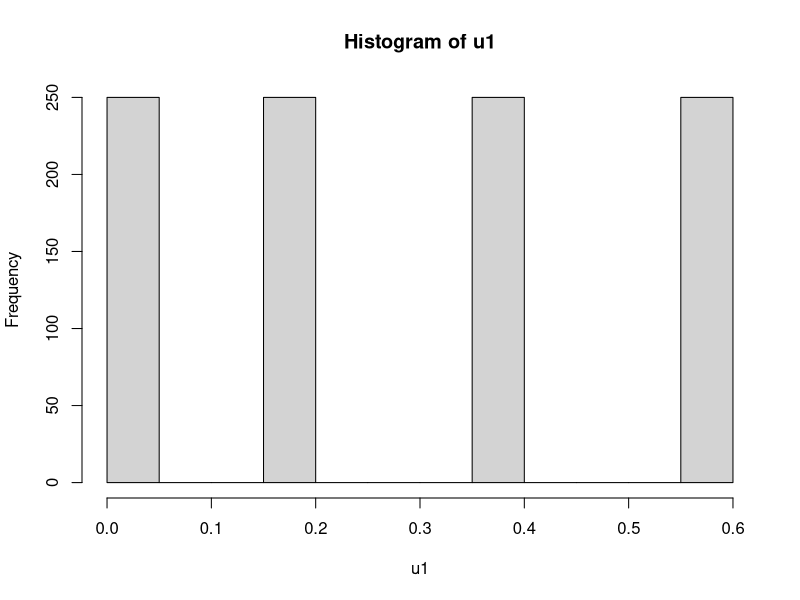
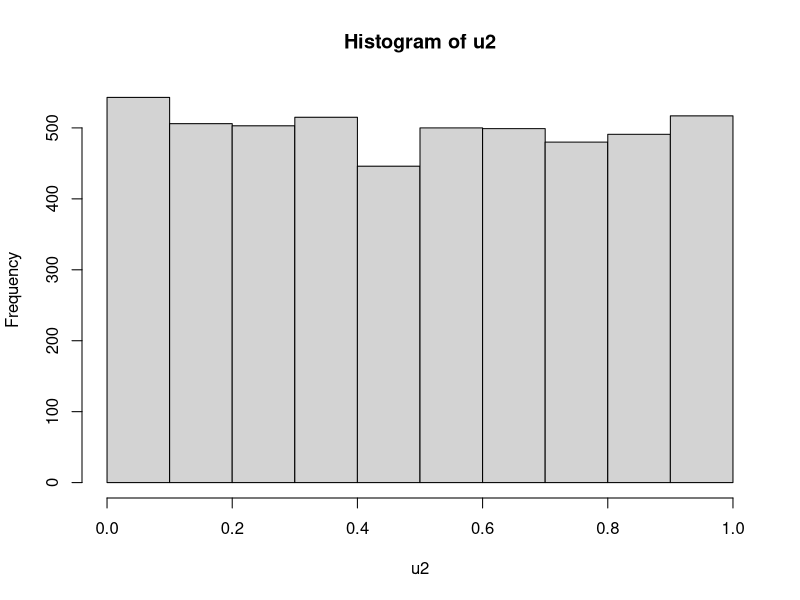
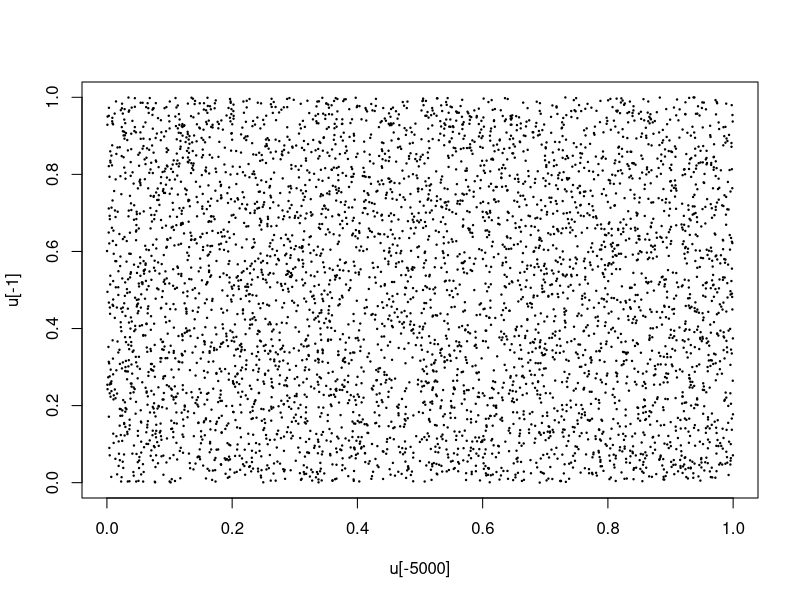
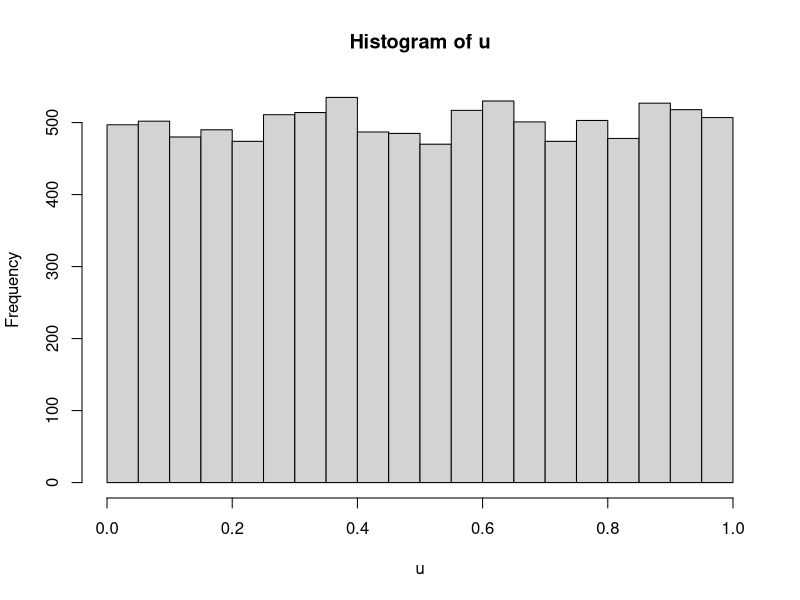
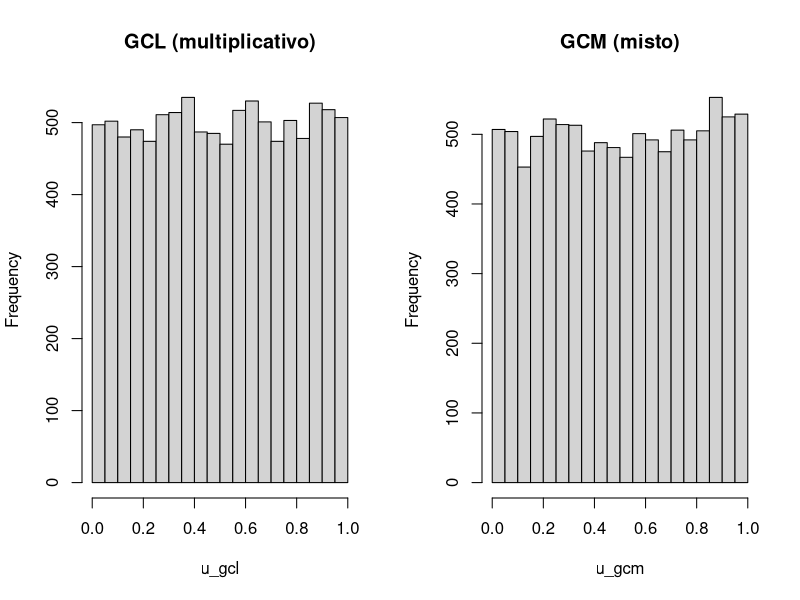

Recreate these plots in R, in order.
# Aula 2 - Geradores Congruenciais

# Setup ----

## Funções da aula

### x[n+1] = (a*x[n]) mod m
gcmulti = function(n, a, m, seed){
  x = numeric(n+1)
  x[1] = seed
  for(i in 2:(n+1))
    x[i] = (a*x[i-1]) %% m
  u = x/m
  u = u[-1]     # tira o x0, ficamos só com x1, x2, ..., xn
  u
}
 
# x[n+1] = (a*x[n]+c) mod m
gcmisto = function(n, a, c, m, seed){
  x = numeric(n+1)
  x[1] = seed
  for(i in 2:(n+1))
    x[i] = (a*x[i-1]+c) %% m
  u = x/m
  u = u[-1]
  u
}

# Exercício 1 ----

## 1) ----

u = gcmisto(40,7,5,32,1)
u
# > u
# [1] 0.37500 0.78125 0.62500 0.53125 0.87500 0.28125 0.12500 0.03125 0.37500 0.78125
# [11] 0.62500 0.53125 0.87500 0.28125 0.12500 0.03125 0.37500 0.78125 0.62500 0.53125
# O pérido é 16: a cada 16 números a seguência torna a se repitir

## 2) ----

u1 = gcmisto(1000,2,3,15,123)
u2 = gcmisto(5000,1103515245,12345,2^31,123)

hist(u1)
hist(u2)

# o u1 fica com barras esparssas 
# enquato que u2 fica mais proximo a uma U(0,1)

## 3) ----

u = gcmisto(5000,1103515245,12345,2^31,123)
mean(u)

# > mean(u)
# [1] 0.4951754
# a media da pratica fica bem proxima da media da teorica,
# Sinal de um pro gerador

## 4) ----

u = gcmisto(5000,1103515245,12345,2^31,123)
plot(u[-5000],u[-1],
     pch=19,
     cex=.2)
cor(u[-1],u[-length(u)])

# [1] -0.01912896
# Os pontos preenchem bem o quadrante de fomra aleatoria, sinal de independência
# Correlação proxíma do 0, sinal de independência

## 5) ----

?RNGkind
RNGkind()

# O padrão do R desde a versão 1.7.0 é o gerador "Mersenne-Twister",
# criado por Matsumoto e Nishimura (1998). Ele tem um período
# astronomicamente maior (2^19937 - 1) e propriedades estatísticas
# muito melhores do que um gerador congruencial simples

# Exercício 2 ----

## 1) ----

# O gerador de Park-Miller é um Gerador Congruencial MULTIPLICATIVO
# com a = 7^5 = 16807 e m = 2^31 - 1

parkmiller = function(n,seed){
  gcmulti(n,7^5,2^31-1,seed)
}

u = parkmiller(10000,12345)
hist(u)

## 2) ----

u_gcl = gcmulti(10000,16807,2^31-1,12345)
u_gcm = gcmisto(10000,16807,2,2^31-1,12345)

par(mfrow=c(1,2))
hist(u_gcl, main="GCL (multiplicativo)")
hist(u_gcm, main="GCM (misto)")

# Com bons parâmetros, os dois tipos de gerador produzem
# histogramas parecidos com o de uma distribuição uniforme

## 3) ----

# Autocorrelação de ordem k mede a correlação entre u[i] e u[i+k].
# Se os números forem aproximadamente independentes, essas
# correlações devem ficar próximas de zero.

u = gcmisto(10000,16807,2,2^31-1,12345)
cor(u[-1],u[-length(u)])
cor(u[-2],u[-length(u)])
cor(u[-5],u[-length(u)])
cor(u[-10],u[-length(u)])

u = gcmisto(40,7,5,32,1)

cor(u[-1],u[-length(u)])
cor(u[-2],u[-length(u)])
cor(u[-5],u[-length(u)])
cor(u[-10],u[-length(u)])
for (i in 10:30) {
  print(paste(i, cor(u[-i],u[-length(u)])))
}


## 4) ----

breaks = seq(0,1,length=11)

for(n in c(100,1000,10000,100000)){
  u = gcmisto(n,16807,2,2^31-1,12345)
  obs = table(cut(u,breaks=breaks))
  print(chisq.test(obs))
}

## 5) -----
# Além do teste qui-quadrado de aderência, existem outros testes
# clássicos usados para avaliar geradores de números
# pseudoaleatórios, entre eles:
#
# - Teste de Kolmogorov-Smirnov (compara a f.d.a. empírica com a
#   f.d.a. teórica da Uniforme(0,1));
# - Teste dos Runs / Teste de Sequências (verifica padrões de
#   subida e descida na sequência gerada);
# - Teste Espectral (avalia a estrutura de rede formada por pares
#   ou triplas sucessivas de números gerados);
# - Teste do Poker (agrupa os dígitos dos números gerados e
#   verifica se certas combinações aparecem com a frequência
#   esperada);
# - Bateria de testes "Diehard" e "TestU01" (conjuntos completos
#   de testes estatísticos usados para avaliar geradores
#   modernos, incluindo o Mersenne-Twister).
